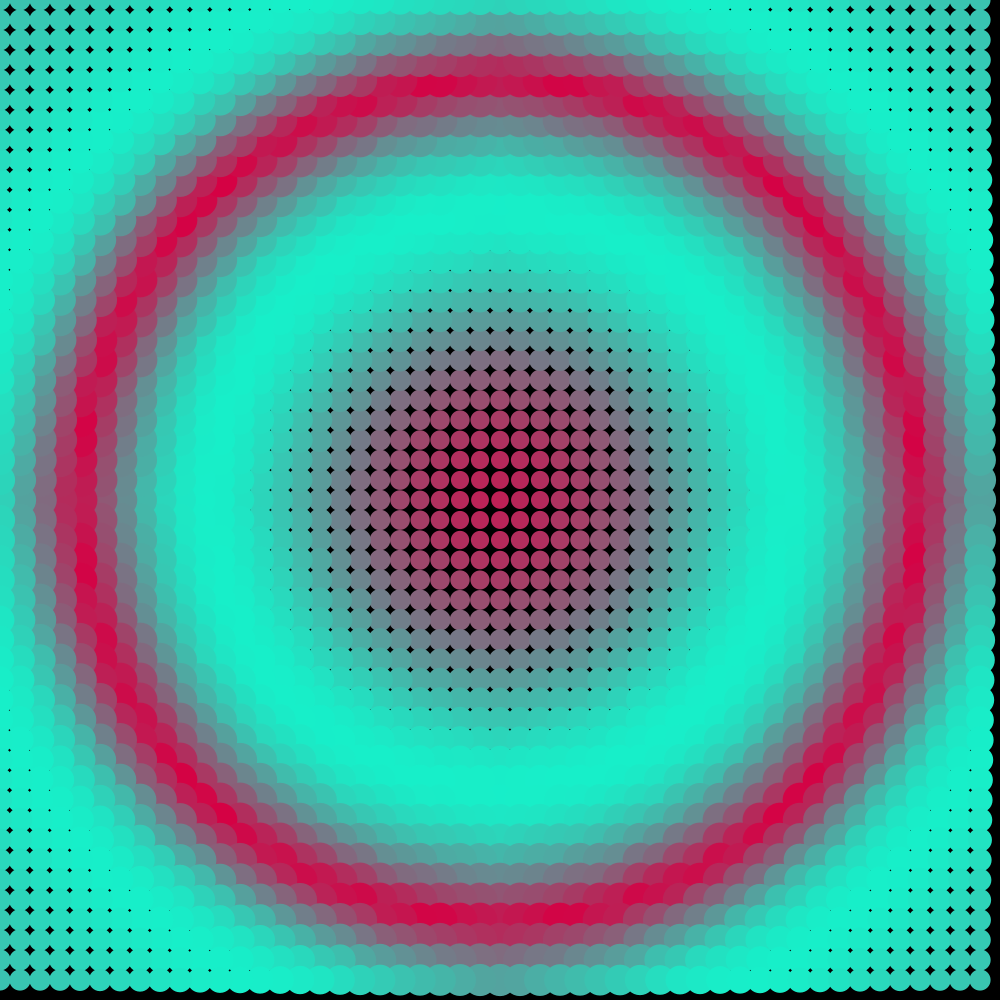
Frame 1 (no input)
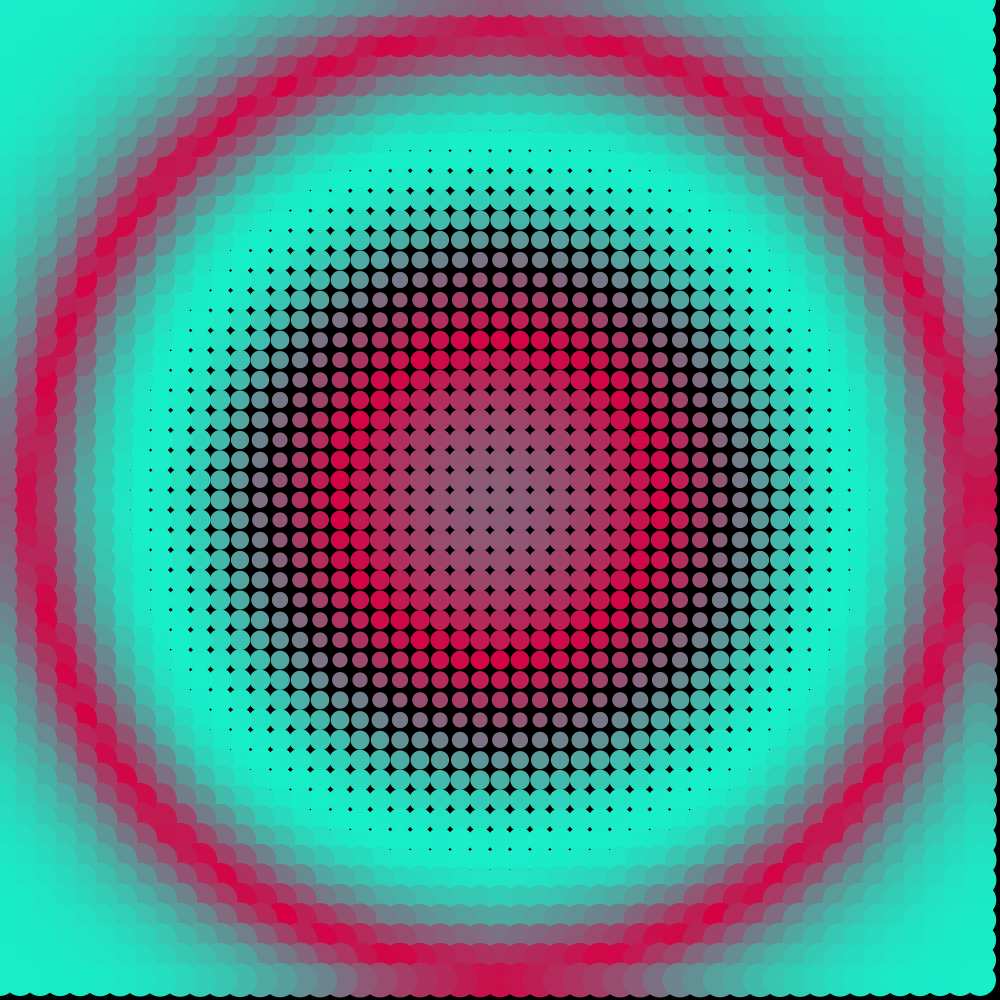
Frame 60 (the mouse pressed at the canvas centre just before this capture)
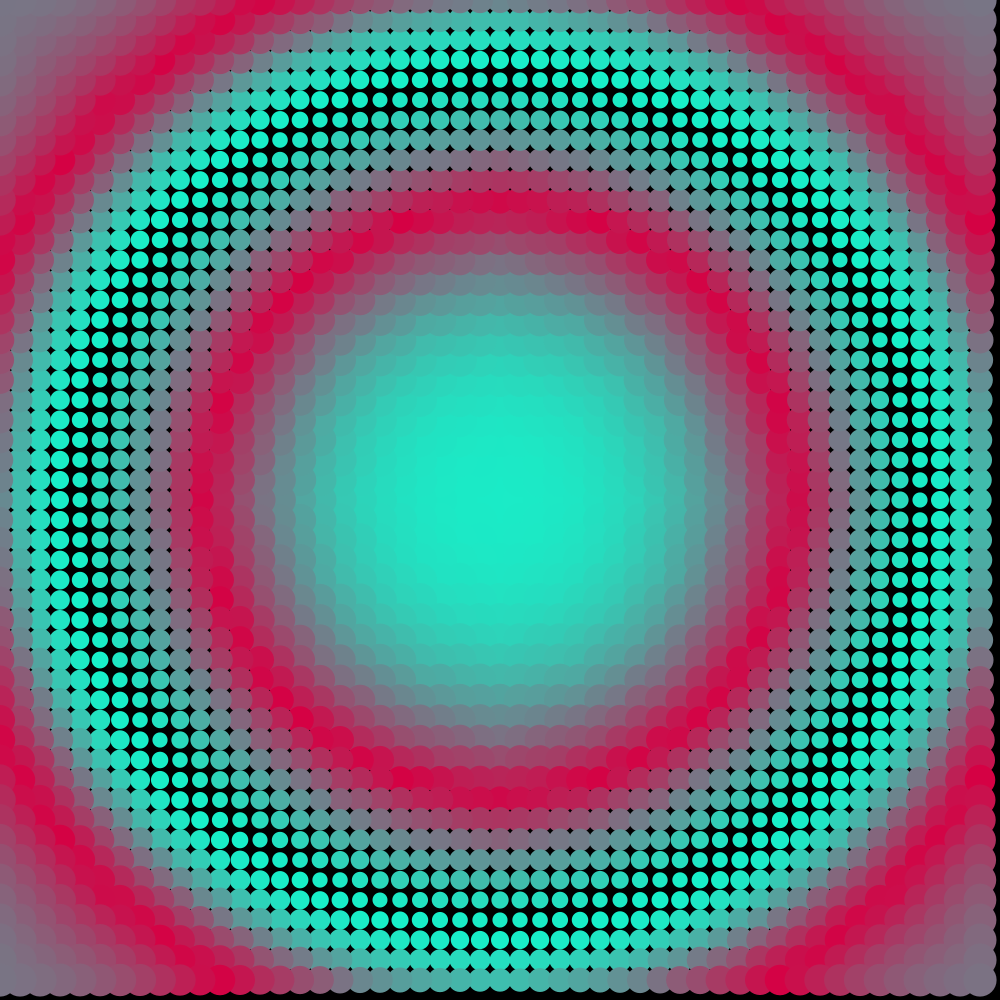
Frame 120 (the mouse held since frame 60 and released just before this capture)

The Processing sketch that drew these frames (run headless with seeded random() and noise(); from frame 60 on, the mouse is pressed at the canvas centre):

// Processing sketch: Z_15_RadialField_java
// ── Z_15_RadialField_java.pde
import java.util.Collections;
import java.util.Comparator;
import java.util.List;

class Node {
  int x, y;
  float r;
  public Node(int x, int y) {
    this.x = x;
    this.y = y;
    this.r = 15.0;
  }

  void grow(float speed) {
    this.r = map(35*abs(sin(speed*0.1)), 0, 35, 15, 35);
  }

  void display() {
    ellipse(this.x, this.y, this.r, this.r);
  }
}


int spacing = 20;
List<Node> nodes = new ArrayList<Node>();
int nodesize;
void setup() {
  size(1000, 1000);
  background(0);

  
  for (int i = 0; i < 50; i++) {
    for (int j = 0; j < 50; j++) {
      nodes.add(new Node(i*spacing, j*spacing));
    }
  }
  
  //Shout out to mrsirrisrm from Reddit for helping out with java sort
  Collections.sort(nodes, new Comparator<Node>() {
    @Override
      public int compare(Node lhs, Node rhs) {
      double d1 = Math.hypot(lhs.x - width/2, lhs.y - height/2);
      double d2 = Math.hypot(rhs.x - width/2, rhs.y - height/2);
      return d1 < d2 ? -1 : (d1 == d2 ? 0 : 1);
    }
  }
  );
  
  nodesize = nodes.size();
}

void draw() {
  background(0);
  for (int j = 0; j < nodesize; j++) {
    Node p = nodes.get(j);
    float param = (1.0*j/nodesize);
    p.grow(millis()/50.0+param*25.0);
    color mix = lerpColor(color(213, 1, 68), color(23, 239, 201), abs(sin(0.1*millis()/50+50.0*j/nodes.size()*0.1)));
    fill(mix);
    noStroke();
    p.display();
  }
}
